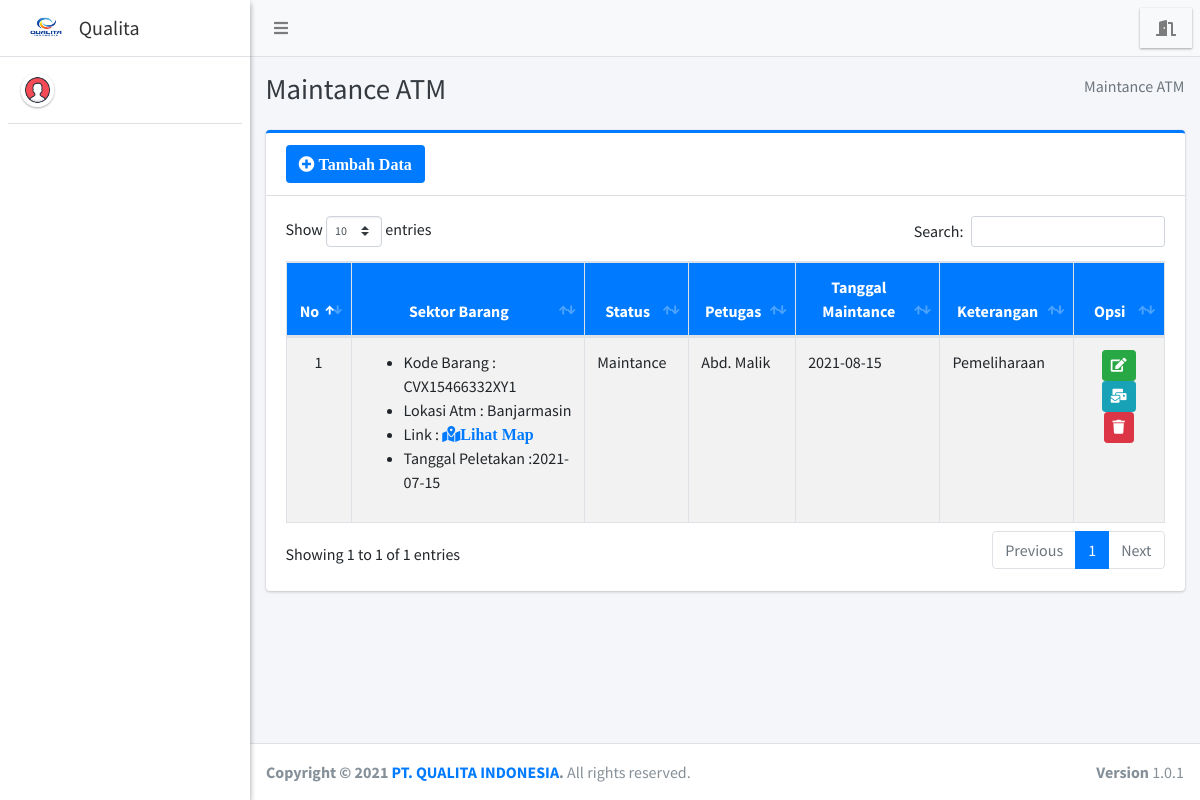
The page /admin/maintance/index.php on the database as committed earlier.
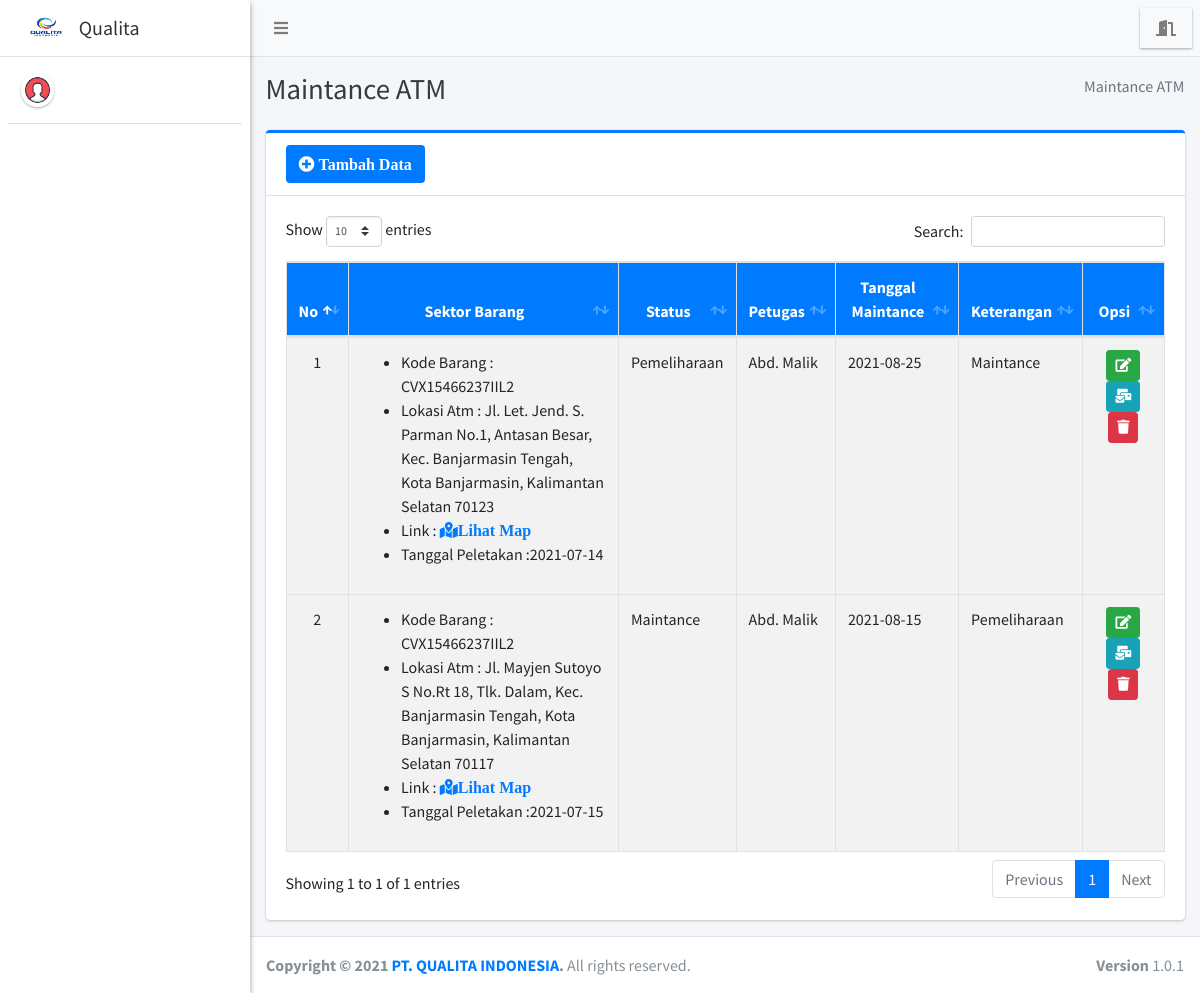
The same page on the database as committed later.
### tables this page shows
CREATE TABLE `maintance` (
  `id_maintance` int(11) NOT NULL,
  `id_sektoratm` int(11) NOT NULL,
  `status_maintance` varchar(75) NOT NULL,
  `id_petugas` int(11) DEFAULT NULL,
  `tgl_maintance` varchar(150) DEFAULT NULL,
  `keterangan` varchar(255) DEFAULT NULL
);

CREATE TABLE `barang` (
  `kode_barang` varchar(35) NOT NULL,
  `nama_barang` varchar(100) NOT NULL,
  `tahun_produksi` varchar(25) NOT NULL,
  `lokasi_produksi` varchar(100) NOT NULL
);

CREATE TABLE `sektor_atm` (
  `id_sektoratm` int(11) NOT NULL,
  `kode_barang` varchar(35) NOT NULL,
  `bank` varchar(150) NOT NULL,
  `kecamatan` varchar(40) NOT NULL,
  `lokasi_atm` varchar(255) NOT NULL,
  `link_gmap` text NOT NULL,
  `tgl_peletakan` varchar(25) NOT NULL,
  `status` varchar(75) NOT NULL
);

CREATE TABLE `petugas` (
  `id_petugas` int(11) NOT NULL,
  `nama_petugas` varchar(255) NOT NULL,
  `email` varchar(255) NOT NULL
);

### config/config.php (called while the page is built, shortened)
<?php
	function base_url($url = null){
		$base_url = "http://localhost/qualita-indonesia";
		if ($url != null) {
			return $base_url."/".$url;
		}else{
			return $base_url;
		}
	}
 ?>

### admin/maintance/index.php (the view, shortened to what this page needs)
<?php
require '../../config/config.php';
require '../../config/koneksi.php';
?>
<!DOCTYPE html>
<html>
<?php
include '../../templates/head.php';
?>
<body class="hold-transition sidebar-mini layout-fixed">
    <div class="wrapper">
        <?php
        include '../../templates/navbar.php';
        ?>
        <?php
        include '../../templates/sidebar.php';
        ?>
        <div class="content-wrapper">
            <div class="content-header">
                <div class="container-fluid">
                    <div class="row mb-2">
                        <div class="col-sm-6">
                            <h1 class="m-0 text-dark">Maintance ATM</h1>
                        </div>
                        <div class="col-sm-6">
                            <ol class="breadcrumb float-sm-right">
                                <li class="breadcrumb-item active">Maintance ATM</li>
                            </ol>
                        </div>
                    </div>
                </div>
            </div>
            <section class="content">
                <div class="container-fluid">
                    <div class="row">
                        <div class="col-12">
                            <div class="card card-primary card-outline">
                                <div class="card-header">
                                    <a href="tambah" class="btn bg-blue"><i class="fa fa-plus-circle"> Tambah Data</i></a>
                                </div>
                                <div class="card-body">
                                    <div class="table-responsive">
                                        <table id="example1" class="table table-bordered table-striped">
                                            <thead class="bg-blue">
                                                <tr align="center">
                                                    <th>No</th>
                                                    <th>Sektor Barang</th>
                                                    <th>Status</th>
                                                    <th>Petugas</th>
                                                    <th>Tanggal Maintance</th>
                                                    <th>Keterangan</th>
                                                    <th>Opsi</th>
                                                </tr>
                                            </thead>
                                            <?php
                                            $no = 1;
                                            $data = $koneksi->query("SELECT * FROM maintance AS m
                                            LEFT JOIN sektor_atm AS sa ON m.id_sektoratm = sa.id_sektoratm
                                            LEFT JOIN barang AS b ON sa.kode_barang = b.kode_barang
                                            LEFT JOIN petugas AS p ON m.id_petugas = p.id_petugas
                                            ORDER BY m.id_maintance DESC");
                                            while ($row = $data->fetch_array()) {
                                            ?>
                                                <tbody style="background-color: white">
                                                    <tr>
                                                        <td align="center"><?= $no++ ?></td>
                                                        <td>
                                                            <ul>
                                                                <li>Kode Barang : <?= $row['kode_barang'] ?></li>
                                                                <li>Lokasi Atm : <?= $row['lokasi_atm'] ?></li>
                                                                <li>Link : <a href="<?= $row['link_gmap'] ?>" target="blank" class="fa fa-map-marked-alt">Lihat Map</a> </li>
                                                                <li>Tanggal Peletakan :<?= $row['tgl_peletakan'] ?></li>
                                                            </ul>
                                                       </td>
                                                        <td><?= $row['status_maintance'] ?></td>
                                                        <td><?= $row['nama_petugas'] ?></td>
                                                        <td><?= $row['tgl_maintance'] ?></td>
                                                        <td><?= $row['keterangan'] ?></td>
                                                        <td align="center">
                                                            <a href="edit?id=<?= $row['id_maintance'] ?>" class="btn btn-success btn-sm" title="Edit"><i class="fa fa-edit"></i></a>
                                                            <a href="index?id=<?= $row['id_maintance'] ?>" class="btn btn-info btn-sm" title="Kirim"><i class="fa fa-mail-bulk"></i></a>
                                                            <a href="hapus?id=<?= $row['id_maintance'] ?>" class="btn btn-danger btn-sm alert-hapus" title="Hapus"><i class="fa fa-trash"></i></a>
                                                        </td>
                                                    </tr>
                                                </tbody>
                                            <?php } ?>
                                        </table>
                                    </div>
                                </div>
                            </div>
                        </div>
                    </div>
                </div>
            </section>
        </div>
        <?php include_once "../../templates/footer.php"; ?>
    </div>
</body>
</html>

### templates/head.php (shortened to what this page needs)
<head>
  <link rel="stylesheet" href="<?= base_url() ?>/assets/plugins/fontawesome-free/css/all.min.css">
  <link rel="stylesheet" href="https://code.ionicframework.com/ionicons/2.0.1/css/ionicons.min.css">
  <link rel="stylesheet" href="<?= base_url() ?>/assets/plugins/datatables-bs4/css/dataTables.bootstrap4.css">
  <link rel="stylesheet" href="<?= base_url() ?>/assets/plugins/ekko-lightbox/ekko-lightbox.css">
  <link rel="stylesheet" href="<?= base_url() ?>/assets/plugins/bootstrap-fileupload/bootstrap-fileupload.min.css">
  <link rel="stylesheet" href="<?= base_url() ?>/assets/plugins/tempusdominus-bootstrap-4/css/tempusdominus-bootstrap-4.min.css">
  <link rel="stylesheet" href="<?= base_url() ?>/assets/plugins/select2/css/select2.min.css">
  <link rel="stylesheet" href="<?= base_url() ?>/assets/plugins/select2-bootstrap4-theme/select2-bootstrap4.min.css">
  <link rel="stylesheet" href="<?= base_url() ?>/assets/plugins/icheck-bootstrap/icheck-bootstrap.min.css">
  <link rel="stylesheet" href="<?= base_url() ?>/assets/plugins/jqvmap/jqvmap.min.css">
  <link rel="stylesheet" href="<?= base_url() ?>/assets/dist/css/adminlte.min.css">
  <link rel="stylesheet" href="<?= base_url() ?>/assets/plugins/overlayScrollbars/css/OverlayScrollbars.min.css">
  <link rel="stylesheet" href="<?= base_url() ?>/assets/plugins/daterangepicker/daterangepicker.css">
  <link rel="stylesheet" href="<?= base_url() ?>/assets/plugins/summernote/summernote-bs4.css">
  <link rel="stylesheet" href="<?= base_url() ?>/assets/plugins/bootstrap-fileupload/bootstrap-fileupload.min.css">
  <link rel="stylesheet" href="<?= base_url() ?>/assets/alert/sweetalert.css">
</head>

### templates/navbar.php
<nav class="main-header navbar navbar-expand navbar-light navbar-light">
  <ul class="navbar-nav">
    <li class="nav-item">
      <a class="nav-link" data-widget="pushmenu" href="#"><i class="fas fa-bars"></i></a>
    </li>
  </ul>
  <ul class="navbar-nav ml-auto">
    <li class="nav-item dropdown img-square elevation-1">
      <a class="nav-link alert-logout" href="<?= base_url('logout') ?>">
        <i class="fas fa-door-open"></i>
      </a>
    </li>
  </ul>
</nav>

### templates/sidebar.php (shortened to what this page needs)
<aside class="main-sidebar sidebar-light-green elevation-2" >
  <a href="#" class="brand-link">
    <img src="<?= base_url() ?>/assets/dist/img/logo.jpeg" style="width: 50px;" alt="#" class="brand-image" style="opacity: .8">
    <span class="brand-text font-weight-light"><b>Qualita</b></span>
  </a>
  <div class="sidebar">
    <div class="user-panel mt-3 pb-3 d-flex">
      <div class="image">
        <img src="<?= base_url() ?>/assets/dist/img/avatar1.png" class="img-circle elevation-1" alt="User Image">
      </div>
      <div class="info">
      </div>
    </div>
  </div>
</aside>

### templates/footer.php
<footer class="main-footer">
  <strong>Copyright &copy; <?= date('Y') ?> <a href="#">PT. QUALITA INDONESIA</a>.</strong>
  All rights reserved.
  <div class="float-right d-none d-sm-inline-block">
    <b>Version</b> 1.0.1
  </div>
</footer>

Rows that differ between the two databases and show on the page:
added maintance: barang.kode_barang "CVX15466237IIL2", id_sektoratm.lokasi_atm "Jl. Let. Jend. S. Parman No.1, Antasan Besar, Kec. Banjarmasin Tengah, Kota Banjarmasin, Kalimantan Selatan 70123", id_sektoratm.tgl_peletakan "2021-07-14", status_maintance "Pemeliharaan", id_petugas.nama_petugas "Abd. Malik", tgl_maintance "2021-08-25", keterangan "Maintance"
changed through a linked row, maintance: barang.kode_barang "CVX15466332XY1" → "CVX15466237IIL2"; id_sektoratm.lokasi_atm "Banjarmasin" → "Jl. Mayjen Sutoyo S No.Rt 18, Tlk. Dalam, Kec. Banjarmasin Tengah, Kota Banjarmasin, Kalimantan Selatan 70117"
